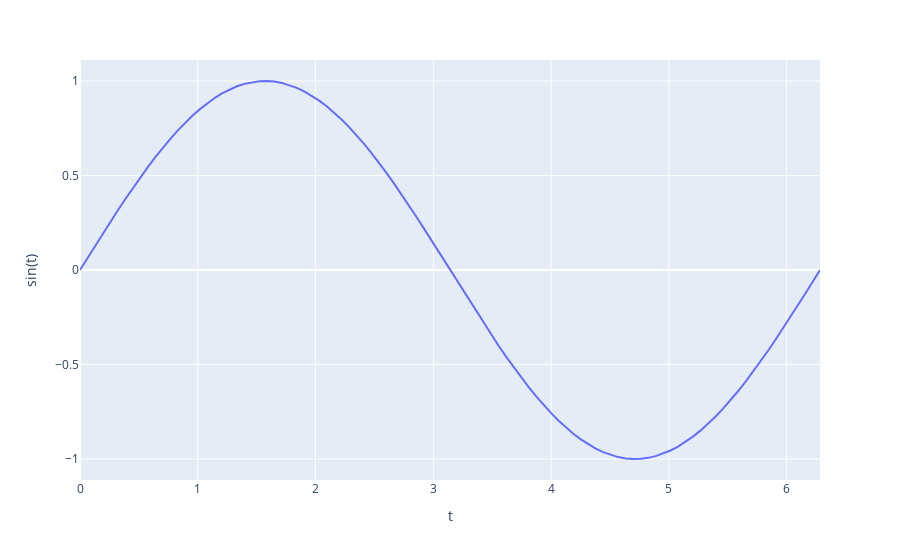

Notebook code for this chart:
### Code cell
import plotly.express as px
import numpy as np

t = np.linspace(0, 2*np.pi, 100)

fig = px.line(x=t, y=np.sin(t), labels={'x':'t', 'y':'sin(t)'})
fig.show()
